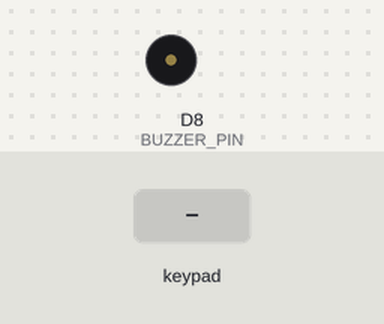
Recording of a sketch running on a simulated ESP8266 (NodeMCU). Parts: buzzer (waves = sounding, pin HIGH). Inputs (shaded band) come from the test bench. What the sketch prints to the serial monitor is not drawn.

Above: at 1.2 s.
1.3 s: key '*' pressed
At 1.4 s:
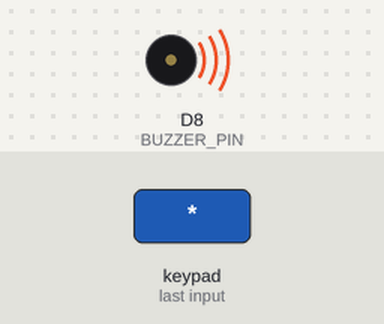
3.3 s: keypad keys 1 2 3 4 5 # pressed 0.4 s apart
At 3.4 s:
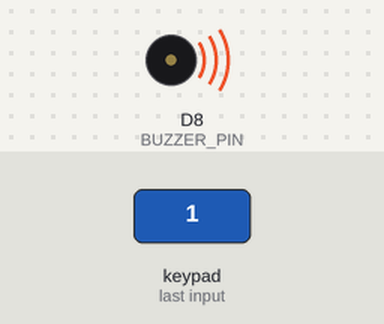
8.7 s: keypad keys 1 2 3 4 5 * pressed 0.4 s apart
At 13.8 s:
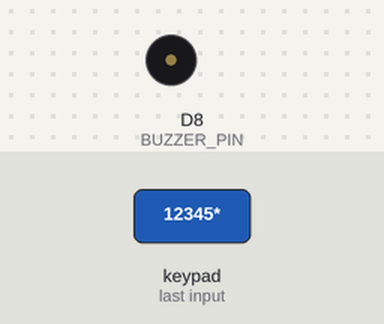
14.1 s: keypad keys 5 5 5 8 D # pressed 0.4 s apart
At 14.2 s:
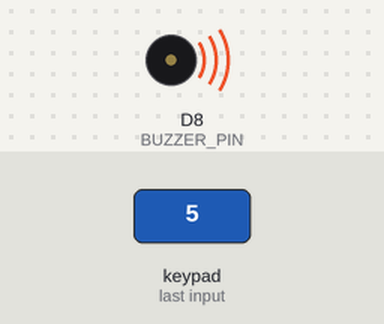
Timing chart, 0 to 19.6 s (numbered marks = the images above; inputs shaded):
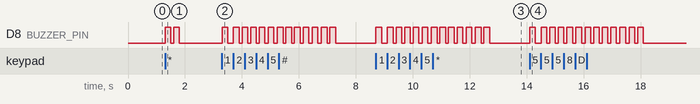

The sketch:

Garage.ino
```cpp
#include <Keypad.h>


#define BUZZER_PIN D8

const byte ROWS = 4; //four rows
const byte COLS = 4; //three columns
char keys[ROWS][COLS] = {
  {'1','2','3','A'},
  {'4','5','6','B'},
  {'7','8','9','C'},
  {'*','0','#','D'}
};
//liste des codes possibles
char *ListeCodes[] = {"12345","9876","5558D","5555ABA", "BCA123"};
char Pincode[8];


byte rowPins[ROWS] = {D7, D6, D5,D4}; //connect to the row pinouts of the keypad
byte colPins[COLS] = {D3, D2,D1 ,D0 }; //connect to the column pinouts of the keypad

Keypad keypad = Keypad( makeKeymap(keys), rowPins, colPins, ROWS, COLS );

void setup(){
  Serial.begin(115200);
   pinMode(BUZZER_PIN, OUTPUT);
}
void pulseBuzzer() {
  // pulse the buzzer on for a short time

  digitalWrite(BUZZER_PIN, HIGH);
  delay(200);
  digitalWrite(BUZZER_PIN, LOW);
  delay(100);

}


int countCharacter (char *ArrayToCount)
{
  int i;
  int charcount = 0;
  for (i = 0; ArrayToCount[i]; i++)
  {
    charcount++;

  }
  return(charcount);
}


boolean IsCodeOK(char *PinCodeAvalider)
{
  //validation du code
  int x;
  byte len = (sizeof(ListeCodes) / sizeof(ListeCodes[0]) );

  for (x = 0; x <len; x++)
  {
    if (strcmp(PinCodeAvalider, ListeCodes[x]) == 0 )
    {
      // Le code est valide
      return true;
    }
  }
      return false;
}

void loop(){

  char key = {keypad.getKey()};

if (key != NO_KEY){
  if ((key != '#') && (key != '*'))
  {
    char keytmp[] = {key};
    pulseBuzzer();
    if ((countCharacter(Pincode) < 8))
    {
      strcat(Pincode,keytmp);
    }
    else
    {
      pulseBuzzer();
      pulseBuzzer();
      pulseBuzzer();
      memset(Pincode,'\0', 8);
    }

  }
    // Si le boutton # ou * est detecte, on envoie le code pour validation et on ouvre la porte
    else if ((key == '#') || (key == '*'))
  {

    if (IsCodeOK(Pincode))
    {
      // BON CODE
      Serial.println(Pincode);
      pulseBuzzer();
      pulseBuzzer();
      pulseBuzzer();
      // log le code
      memset(Pincode,'\0', 8);

    }
    else
    {
      // Mauvais code
      pulseBuzzer();
      pulseBuzzer();
      Serial.println("Mauvais Code");
      Serial.println(Pincode);
      memset(Pincode,'\0', 8);
    }
  }
}
 }
```

Measured:
- after the input at 1.3 s, D8 (BUZZER_PIN): alternates HIGH for 0.20 s and LOW for 0.10 s, 4 changes in all, then stays LOW, starting at once
- after the input at 3.3 s, D8 (BUZZER_PIN): goes HIGH 0.20 s, LOW 0.20 s, 11 × (HIGH 0.20 s, LOW 0.10 s), HIGH 0.20 s, then LOW, starting at once
- after the input at 8.7 s, D8 (BUZZER_PIN): goes HIGH 0.20 s, LOW 0.21 s, 11 × (HIGH 0.20 s, LOW 0.10 s), HIGH 0.20 s, then LOW, starting at once
- after the input at 14.1 s, D8 (BUZZER_PIN): goes HIGH 0.20 s, LOW 0.21 s, 11 × (HIGH 0.20 s, LOW 0.10 s), HIGH 0.20 s, then LOW, starting at once
